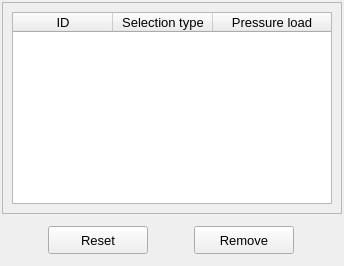
           <widget class="QWidget" name="tab_list">
            <attribute name="title">
             <string>List</string>
            </attribute>
            <layout class="QGridLayout" name="gridLayout_9">
             <property name="leftMargin">
              <number>2</number>
             </property>
             <property name="topMargin">
              <number>2</number>
             </property>
             <property name="rightMargin">
              <number>2</number>
             </property>
             <property name="bottomMargin">
              <number>2</number>
             </property>
             <property name="spacing">
              <number>2</number>
             </property>
             <item row="0" column="0">
              <widget class="QFrame" name="frame_5">
               <property name="frameShape">
                <enum>QFrame::StyledPanel</enum>
               </property>
               <property name="frameShadow">
                <enum>QFrame::Raised</enum>
               </property>
               <layout class="QGridLayout" name="gridLayout_2">
                <item row="0" column="0">
                 <widget class="QTreeWidget" name="treeWidget_distributed_loads">
                  <property name="minimumSize">
                   <size>
                    <width>320</width>
                    <height>0</height>
                   </size>
                  </property>
                  <property name="maximumSize">
                   <size>
                    <width>380</width>
                    <height>200</height>
                   </size>
                  </property>
                  <property name="font">
                   <font>
                    <family>MS Shell Dlg 2</family>
                    <pointsize>10</pointsize>
                    <italic>false</italic>
                   </font>
                  </property>
                  <property name="toolTip">
                   <string>Select a node to remove the attributed boundary condition.</string>
                  </property>
                  <property name="indentation">
                   <number>1</number>
                  </property>
                  <property name="headerHidden">
                   <bool>false</bool>
                  </property>
                  <attribute name="headerHighlightSections">
                   <bool>false</bool>
                  </attribute>
                  <attribute name="headerShowSortIndicator" stdset="0">
                   <bool>false</bool>
                  </attribute>
                  <attribute name="headerStretchLastSection">
                   <bool>true</bool>
                  </attribute>
                  <column>
                   <property name="text">
                    <string>ID</string>
                   </property>
                   <property name="textAlignment">
                    <set>AlignCenter</set>
                   </property>
                  </column>
                  <column>
                   <property name="text">
                    <string>Selection type</string>
                   </property>
                   <property name="textAlignment">
                    <set>AlignCenter</set>
                   </property>
                  </column>
                  <column>
                   <property name="text">
                    <string>Pressure load</string>
                   </property>
                   <property name="textAlignment">
                    <set>AlignCenter</set>
                   </property>
                  </column>
                 </widget>
                </item>
               </layout>
              </widget>
             </item>
             <item row="1" column="0">
              <widget class="QFrame" name="frame_3">
               <property name="minimumSize">
                <size>
                 <width>320</width>
                 <height>48</height>
                </size>
               </property>
               <property name="maximumSize">
                <size>
                 <width>16777215</width>
                 <height>48</height>
                </size>
               </property>
               <property name="frameShape">
                <enum>QFrame::NoFrame</enum>
               </property>
               <property name="frameShadow">
                <enum>QFrame::Raised</enum>
               </property>
               <layout class="QGridLayout" name="gridLayout_8">
                <property name="leftMargin">
                 <number>4</number>
                </property>
                <property name="topMargin">
                 <number>4</number>
                </property>
                <property name="rightMargin">
                 <number>4</number>
                </property>
                <property name="bottomMargin">
                 <number>4</number>
                </property>
                <property name="spacing">
                 <number>4</number>
                </property>
                <item row="0" column="0">
                 <widget class="QPushButton" name="pushButton_reset">
                  <property name="minimumSize">
                   <size>
                    <width>100</width>
                    <height>28</height>
                   </size>
                  </property>
                  <property name="maximumSize">
                   <size>
                    <width>100</width>
                    <height>28</height>
                   </size>
                  </property>
                  <property name="font">
                   <font>
                    <family>MS Shell Dlg 2</family>
                    <pointsize>10</pointsize>
                    <weight>50</weight>
                    <italic>false</italic>
                    <bold>false</bold>
                   </font>
                  </property>
                  <property name="styleSheet">
                   <string notr="true"/>
                  </property>
                  <property name="text">
                   <string>Reset</string>
                  </property>
                 </widget>
                </item>
                <item row="0" column="1">
                 <widget class="QPushButton" name="pushButton_remove">
                  <property name="minimumSize">
                   <size>
                    <width>100</width>
                    <height>28</height>
                   </size>
                  </property>
                  <property name="maximumSize">
                   <size>
                    <width>100</width>
                    <height>28</height>
                   </size>
                  </property>
                  <property name="font">
                   <font>
                    <family>MS Shell Dlg 2</family>
                    <pointsize>10</pointsize>
                    <weight>50</weight>
                    <italic>false</italic>
                    <bold>false</bold>
                   </font>
                  </property>
                  <property name="styleSheet">
                   <string notr="true"/>
                  </property>
                  <property name="text">
                   <string>Remove</string>
                  </property>
                 </widget>
                </item>
               </layout>
              </widget>
             </item>
            </layout>
           </widget>
